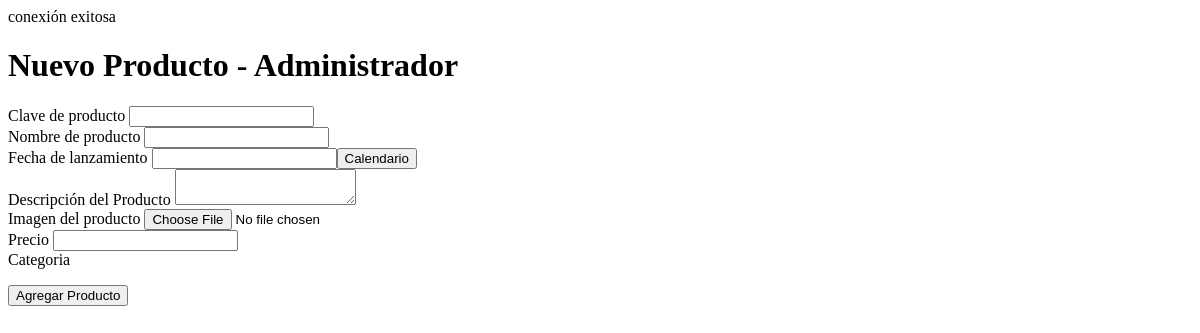
The page /admin/nuevo-producto.php on the database as committed earlier.
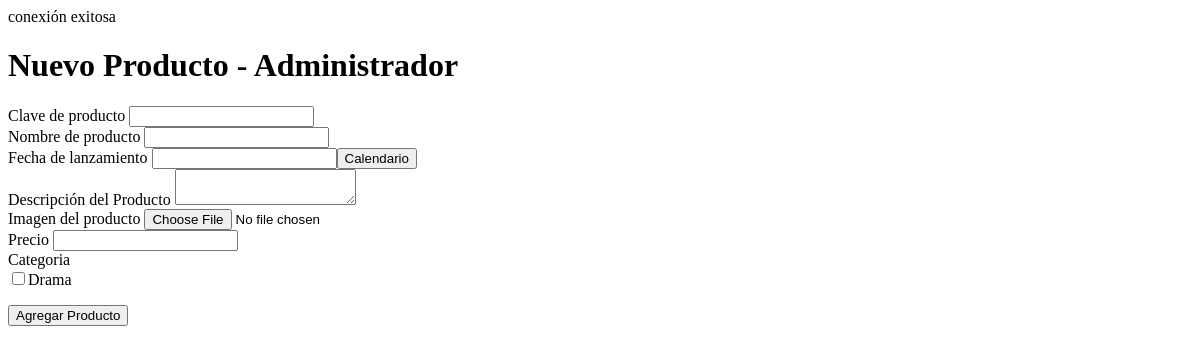
The same page on the database as committed later.
### tables this page shows
CREATE TABLE `Categorias` (
  `id_cat` int(11) NOT NULL AUTO_INCREMENT,
  `nombre_categoria` varchar(60) DEFAULT NULL,
  `descripcion_categoria` tinytext,
  PRIMARY KEY (`id_cat`)
);

### admin/nuevo-producto.php (the view, shortened to what this page needs)
<?php
include_once("includes/config.php");
$titulo="Nuevo Producto - Administrador";
$consulta_categorias = "SELECT * FROM categorias";
$resultado = mysqli_query($conexion,$consulta_categorias);
?>
<!DOCTYPE HTML>
<html>
<head>
	<link rel="stylesheet" href="//code.jquery.com/ui/1.11.2/themes/smoothness/jquery-ui.css">
</head>
<body>
	<h1><?php echo $titulo; ?></h1>
	<form action="includes/insertar-producto.php" method="POST" enctype="multipart/form-data">
		<label for="clave_producto">Clave de producto</label>
		<input type="text" name="clave_producto" value="" id="clave_producto"><br>
		<label for="nombre_producto">Nombre de producto</label>
		<input type="text" name="nombre_producto" value="" id="nombre_producto"><br>
		<label for="fecha_lanzamiento">Fecha de lanzamiento</label>
		<input type="text" name="fecha_lanzamiento" value="" id="fecha_lanzamiento"><br>
		<label for="descripcion_producto">Descripción del Producto</label>
		<textarea name="descripcion_producto" id="descripcion_producto"></textarea><br>
		<label for="imagen_producto">Imagen del producto</label>
		<input type="file" name="imagen_producto" id="imagen_producto"><br>
		<label for="precio">Precio</label>
		<input type="text" name="precio" value="" id="precio"><br>
		<label for="categoria">Categoria</label>
			<br>
			<?php
			while ($row = mysqli_fetch_assoc($resultado)){
				echo "<input type='checkbox' name='categoria[]' value='" . $row['id_cat'] . "'>"
					. $row['nombre_categoria'] . "</br>";
			}
			 ?>
		<p><input type="submit" value="Agregar Producto"></p>
	</form>
</body>
</html>

Rows that differ between the two databases and show on the page:
added categorias: nombre_categoria "Drama"
